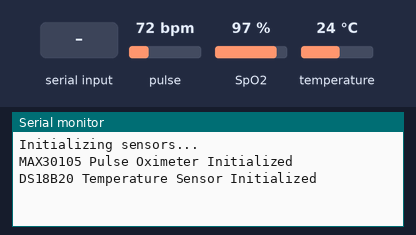
Bench run of a sketch on a simulated ESP32. Shown: the last lines printed to the serial monitor. Inputs (shaded band) come from the test bench; at power-on: pulse 72 bpm, temperature 24 °C, SpO2 97 %. WiFi joins after 1.5 s; servers stay silent unless stated.

Above: at 3.0 s.
3.1 s: "90,45,200\n" received over Serial
At 5.7 s:
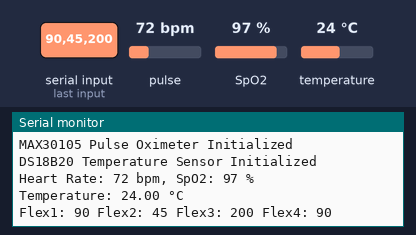
6.3 s: pulse set to 42 bpm
At 7.2 s:
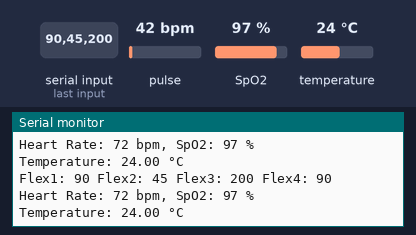
7.8 s: temperature set to 12 °C
At 9.2 s:
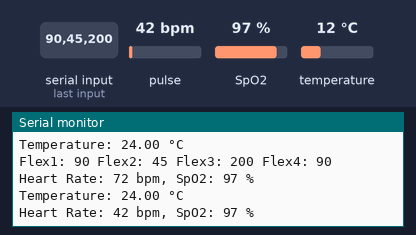
9.3 s: SpO2 set to 80 %
At 10.6 s:
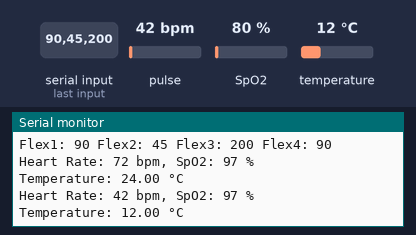
10.8 s: "30,150,10\n" received over Serial
At 11.5 s:
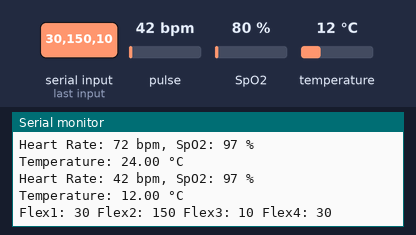
12.3 s: temperature set to 19 °C
At 14.3 s:
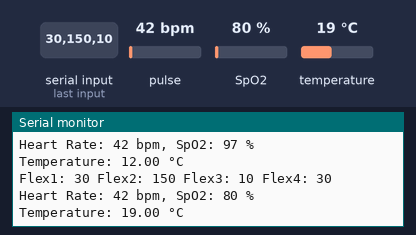
Timing chart, 0 to 14.8 s (numbered marks = the images above; inputs shaded):
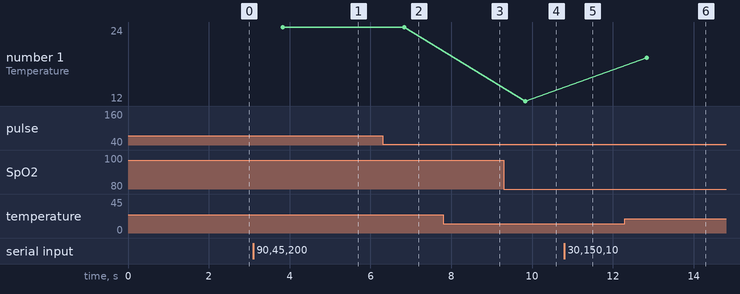

Measured:
- after the input at 3.1 s, the serial monitor: prints a new line after 1.7 s (image 1)
- after the input at 10.8 s, the serial monitor: prints a new line at once (image 5)
- after the input at 12.3 s, the serial monitor: prints a new line after 0.54 s (image 6)
- plotted number 1: 12 → 19 after the input at 12.3 s

The sketch:

ESP32_code.ino
```cpp
#define BLYNK_TEMPLATE_ID "TMPL3fyDH50Cv"
#define BLYNK_TEMPLATE_NAME "MPU"
#define BLYNK_AUTH_TOKEN "v9j2UivcJ2QtaPl4a0OAjnx3vUtWDyyp"

#include <Wire.h>
#include "MAX30105.h"
#include "heartRate.h"
#include "spo2_algorithm.h"
#include <OneWire.h>
#include <DallasTemperature.h>
#include <BlynkSimpleEsp32.h>

// MAX30105 Pulse Oximeter
MAX30105 particleSensor;
const byte RATE_SIZE = 4;
byte rates[RATE_SIZE];
byte rateSpot = 0;
long lastBeat = 0;
float beatsPerMinute;
int beatAvg;
uint32_t irBuffer[100];
uint32_t redBuffer[100];
int bufferLength = 100;
int32_t spo2;
int8_t validSPO2;
int32_t heartRate;
int8_t validHeartRate;
// DS18B20 Temperature Sensor
#define ONE_WIRE_BUS 4
OneWire oneWire(ONE_WIRE_BUS);
DallasTemperature sensors(&oneWire);

void setup() {
  Serial.begin(115200);  // Initialize serial communication with ESP32
  Serial.println("Initializing sensors...");
  Blynk.begin(BLYNK_AUTH_TOKEN, "Act", "Madhumakeskilled");

  // Initialize MAX30105 Pulse Oximeter
  if (!particleSensor.begin(Wire, I2C_SPEED_FAST)) {
    Serial.println("MAX30105 sensor not found. Check wiring!");
    while (1);
  }
  particleSensor.setup();
  particleSensor.setPulseAmplitudeRed(0x1F);
  particleSensor.setPulseAmplitudeIR(0x1F);
  Serial.println("MAX30105 Pulse Oximeter Initialized");

  // Initialize DS18B20 Temperature Sensor
  sensors.begin();
  Serial.println("DS18B20 Temperature Sensor Initialized");
}

void loop() {
  Blynk.run();

  if (Serial.available()) {
    String flexData = Serial.readStringUntil('\n');  // Read the entire line from Arduino
    int flex1 = 0, flex2 = 0, flex3 = 0, flex4 = 0;


    // Split the string by commas and assign values
    int comma1 = flexData.indexOf(',');
    int comma2 = flexData.indexOf(',', comma1 + 1);
    int comma3 = flexData.indexOf(',', comma2 + 1);

    if (comma1 != -1) {
      flex1 = flexData.substring(0, comma1).toInt();  // Extract the first value
      flex2 = flexData.substring(comma1 + 1, comma2).toInt();  // Extract the second value
      flex3 = flexData.substring(comma2 + 1, comma3).toInt();  // Extract the third value
      flex4 = flexData.substring(comma3 + 1).toInt();  // Extract the fourth value
    }

    // Print flex sensor values to Serial Monitor
    Serial.print("Flex1: "); Serial.print(flex1);
    Serial.print(" Flex2: "); Serial.print(flex2);
    Serial.print(" Flex3: "); Serial.print(flex3);
    Serial.print(" Flex4: "); Serial.println(flex4);
  }

  // Read MAX30105 Heart Rate & SpO2
  for (int i = 0; i < bufferLength; i++) {
    while (particleSensor.available() == false)
      particleSensor.check();
    redBuffer[i] = particleSensor.getRed();
    irBuffer[i] = particleSensor.getIR();
    particleSensor.nextSample();
  }

  maxim_heart_rate_and_oxygen_saturation(irBuffer, bufferLength, redBuffer, &spo2, &validSPO2, &heartRate, &validHeartRate);
  Serial.print("Heart Rate: ");
  if (validHeartRate) Serial.print(heartRate);
  else Serial.print("Invalid");
  Serial.print(" bpm, SpO2: ");
  if (validSPO2) Serial.print(spo2);
  else Serial.print("Invalid");
  Serial.println(" %");

  // Send data to Blynk
  Blynk.virtualWrite(V1, heartRate);
  Blynk.virtualWrite(V2, spo2);
  if (validHeartRate && heartRate < 60) {
    Blynk.logEvent("low_heart_rate", "Heart rate is below 60 bpm!");
  }
  if (validSPO2 && spo2 < 90) {
    Blynk.logEvent("low_spo2", "SpO2 level is below 90%!");
  }

  // Read DS18B20 Temperature Sensor
  sensors.requestTemperatures();
  float temperatureC = sensors.getTempCByIndex(0);
  if (temperatureC != DEVICE_DISCONNECTED_C) {
    Serial.print("Temperature: ");
    Serial.print(temperatureC);
    Serial.println(" °C");
    Blynk.virtualWrite(V3, temperatureC);
    if (temperatureC > 40) {
      Blynk.logEvent("high_temp", "Temperature is Very High");
    }
  } else {
    Serial.println("Error: Could not read temperature data.");
  }
  delay(1000);
}
```
